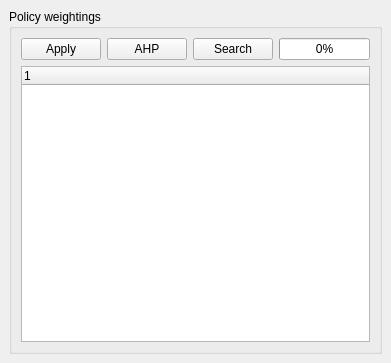
<?xml version="1.0" encoding="UTF-8"?>
<ui version="4.0">
 <class>policy_DockWidget</class>
 <widget class="QDockWidget" name="policy_DockWidget">
  <property name="geometry">
   <rect>
    <x>0</x>
    <y>0</y>
    <width>391</width>
    <height>363</height>
   </rect>
  </property>
  <property name="features">
   <set>QDockWidget::NoDockWidgetFeatures</set>
  </property>
  <property name="allowedAreas">
   <set>Qt::AllDockWidgetAreas</set>
  </property>
  <property name="windowTitle">
   <string/>
  </property>
  <widget class="QWidget" name="dockWidgetContents">
   <layout class="QVBoxLayout" name="verticalLayout">
    <item>
     <widget class="QGroupBox" name="policy_weighting_aspect_groupBox">
      <property name="title">
       <string>Policy weightings</string>
      </property>
      <layout class="QVBoxLayout" name="verticalLayout_2">
       <item>
        <layout class="QHBoxLayout" name="horizontalLayout">
         <item>
          <widget class="QPushButton" name="policyApply_pushButton">
           <property name="maximumSize">
            <size>
             <width>100</width>
             <height>16777215</height>
            </size>
           </property>
           <property name="text">
            <string>Apply</string>
           </property>
          </widget>
         </item>
         <item>
          <widget class="QPushButton" name="policyAHP_pushButton">
           <property name="text">
            <string>AHP</string>
           </property>
          </widget>
         </item>
         <item>
          <widget class="QPushButton" name="policySearch_pushButton">
           <property name="text">
            <string>Search</string>
           </property>
          </widget>
         </item>
         <item>
          <widget class="QProgressBar" name="progressBar">
           <property name="value">
            <number>0</number>
           </property>
           <property name="orientation">
            <enum>Qt::Horizontal</enum>
           </property>
           <property name="invertedAppearance">
            <bool>false</bool>
           </property>
          </widget>
         </item>
        </layout>
       </item>
       <item>
        <widget class="QTreeWidget" name="policy_weighting_aspect_treeWidget">
         <property name="alternatingRowColors">
          <bool>true</bool>
         </property>
         <property name="animated">
          <bool>true</bool>
         </property>
         <column>
          <property name="text">
           <string notr="true">1</string>
          </property>
         </column>
        </widget>
       </item>
      </layout>
      <zorder>policy_weighting_aspect_treeWidget</zorder>
      <zorder></zorder>
     </widget>
    </item>
   </layout>
  </widget>
 </widget>
 <resources/>
 <connections/>
</ui>
